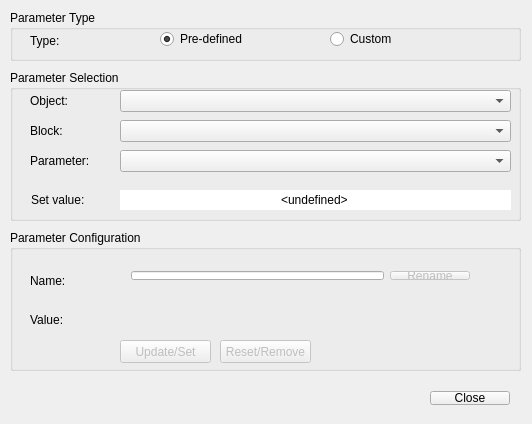
<?xml version="1.0" encoding="UTF-8"?>
<ui version="4.0">
 <class>ObjectParameterDialog</class>
 <widget class="QWidget" name="ObjectParameterDialog">
  <property name="geometry">
   <rect>
    <x>0</x>
    <y>0</y>
    <width>532</width>
    <height>424</height>
   </rect>
  </property>
  <property name="sizePolicy">
   <sizepolicy hsizetype="Fixed" vsizetype="Fixed">
    <horstretch>0</horstretch>
    <verstretch>0</verstretch>
   </sizepolicy>
  </property>
  <property name="minimumSize">
   <size>
    <width>532</width>
    <height>424</height>
   </size>
  </property>
  <property name="maximumSize">
   <size>
    <width>532</width>
    <height>424</height>
   </size>
  </property>
  <property name="windowTitle">
   <string>ObjectParameterDialog</string>
  </property>
  <widget class="QWidget" name="layoutWidget">
   <property name="geometry">
    <rect>
     <x>10</x>
     <y>380</y>
     <width>511</width>
     <height>36</height>
    </rect>
   </property>
   <layout class="QHBoxLayout" name="horizontalLayout">
    <property name="sizeConstraint">
     <enum>QLayout::SetDefaultConstraint</enum>
    </property>
    <item>
     <spacer name="horizontalSpacer">
      <property name="orientation">
       <enum>Qt::Horizontal</enum>
      </property>
      <property name="sizeHint" stdset="0">
       <size>
        <width>40</width>
        <height>20</height>
       </size>
      </property>
     </spacer>
    </item>
    <item>
     <widget class="QPushButton" name="pbClose">
      <property name="text">
       <string>Close</string>
      </property>
     </widget>
    </item>
   </layout>
  </widget>
  <widget class="QGroupBox" name="groupBox_2">
   <property name="geometry">
    <rect>
     <x>10</x>
     <y>230</y>
     <width>511</width>
     <height>141</height>
    </rect>
   </property>
   <property name="title">
    <string>Parameter Configuration</string>
   </property>
   <widget class="QWidget" name="horizontalLayoutWidget">
    <property name="geometry">
     <rect>
      <x>110</x>
      <y>70</y>
      <width>361</width>
      <height>31</height>
     </rect>
    </property>
    <layout class="QHBoxLayout" name="lEditParameter"/>
   </widget>
   <widget class="QLabel" name="label_2">
    <property name="geometry">
     <rect>
      <x>20</x>
      <y>80</y>
      <width>61</width>
      <height>20</height>
     </rect>
    </property>
    <property name="text">
     <string>Value:</string>
    </property>
   </widget>
   <widget class="QLabel" name="label_7">
    <property name="geometry">
     <rect>
      <x>20</x>
      <y>40</y>
      <width>61</width>
      <height>21</height>
     </rect>
    </property>
    <property name="text">
     <string>Name:</string>
    </property>
   </widget>
   <widget class="QPushButton" name="pbUpdate">
    <property name="enabled">
     <bool>false</bool>
    </property>
    <property name="geometry">
     <rect>
      <x>110</x>
      <y>110</y>
      <width>91</width>
      <height>23</height>
     </rect>
    </property>
    <property name="text">
     <string>Update/Set</string>
    </property>
   </widget>
   <widget class="QPushButton" name="pbReset">
    <property name="enabled">
     <bool>false</bool>
    </property>
    <property name="geometry">
     <rect>
      <x>210</x>
      <y>110</y>
      <width>91</width>
      <height>23</height>
     </rect>
    </property>
    <property name="text">
     <string>Reset/Remove</string>
    </property>
   </widget>
   <widget class="QWidget" name="horizontalLayoutWidget_2">
    <property name="geometry">
     <rect>
      <x>110</x>
      <y>30</y>
      <width>361</width>
      <height>31</height>
     </rect>
    </property>
    <layout class="QHBoxLayout" name="horizontalLayout_2">
     <item>
      <widget class="QLineEdit" name="leName">
       <property name="readOnly">
        <bool>true</bool>
       </property>
      </widget>
     </item>
     <item>
      <widget class="QPushButton" name="pbRename">
       <property name="enabled">
        <bool>false</bool>
       </property>
       <property name="text">
        <string>Rename</string>
       </property>
      </widget>
     </item>
    </layout>
   </widget>
  </widget>
  <widget class="QGroupBox" name="groupBox">
   <property name="geometry">
    <rect>
     <x>10</x>
     <y>70</y>
     <width>511</width>
     <height>151</height>
    </rect>
   </property>
   <property name="title">
    <string>Parameter Selection</string>
   </property>
   <widget class="QComboBox" name="cmbObject">
    <property name="geometry">
     <rect>
      <x>110</x>
      <y>20</y>
      <width>391</width>
      <height>22</height>
     </rect>
    </property>
   </widget>
   <widget class="QLabel" name="label_3">
    <property name="geometry">
     <rect>
      <x>20</x>
      <y>20</y>
      <width>61</width>
      <height>21</height>
     </rect>
    </property>
    <property name="text">
     <string>Object:</string>
    </property>
   </widget>
   <widget class="QLabel" name="label_4">
    <property name="geometry">
     <rect>
      <x>20</x>
      <y>80</y>
      <width>81</width>
      <height>21</height>
     </rect>
    </property>
    <property name="text">
     <string>Parameter:</string>
    </property>
   </widget>
   <widget class="QComboBox" name="cmbParameter">
    <property name="geometry">
     <rect>
      <x>110</x>
      <y>80</y>
      <width>391</width>
      <height>22</height>
     </rect>
    </property>
   </widget>
   <widget class="QComboBox" name="cmbBlock">
    <property name="geometry">
     <rect>
      <x>110</x>
      <y>50</y>
      <width>391</width>
      <height>22</height>
     </rect>
    </property>
   </widget>
   <widget class="QLabel" name="label_5">
    <property name="geometry">
     <rect>
      <x>20</x>
      <y>50</y>
      <width>61</width>
      <height>21</height>
     </rect>
    </property>
    <property name="text">
     <string>Block:</string>
    </property>
   </widget>
   <widget class="QLabel" name="label">
    <property name="geometry">
     <rect>
      <x>21</x>
      <y>120</y>
      <width>71</width>
      <height>20</height>
     </rect>
    </property>
    <property name="text">
     <string>Set value:</string>
    </property>
   </widget>
   <widget class="QLineEdit" name="leValue">
    <property name="geometry">
     <rect>
      <x>110</x>
      <y>120</y>
      <width>391</width>
      <height>20</height>
     </rect>
    </property>
    <property name="minimumSize">
     <size>
      <width>150</width>
      <height>0</height>
     </size>
    </property>
    <property name="maximumSize">
     <size>
      <width>16777215</width>
      <height>16777215</height>
     </size>
    </property>
    <property name="text">
     <string>&lt;undefined&gt;</string>
    </property>
    <property name="frame">
     <bool>false</bool>
    </property>
    <property name="alignment">
     <set>Qt::AlignCenter</set>
    </property>
    <property name="readOnly">
     <bool>true</bool>
    </property>
   </widget>
  </widget>
  <widget class="QGroupBox" name="groupBox_3">
   <property name="geometry">
    <rect>
     <x>10</x>
     <y>10</y>
     <width>511</width>
     <height>51</height>
    </rect>
   </property>
   <property name="title">
    <string>Parameter Type</string>
   </property>
   <widget class="QRadioButton" name="rdbParamType_2">
    <property name="enabled">
     <bool>true</bool>
    </property>
    <property name="geometry">
     <rect>
      <x>320</x>
      <y>20</y>
      <width>131</width>
      <height>18</height>
     </rect>
    </property>
    <property name="text">
     <string>Custom</string>
    </property>
   </widget>
   <widget class="QRadioButton" name="rdbParamType_1">
    <property name="enabled">
     <bool>true</bool>
    </property>
    <property name="geometry">
     <rect>
      <x>150</x>
      <y>20</y>
      <width>151</width>
      <height>18</height>
     </rect>
    </property>
    <property name="text">
     <string>Pre-defined</string>
    </property>
    <property name="checked">
     <bool>true</bool>
    </property>
   </widget>
   <widget class="QLabel" name="label_6">
    <property name="geometry">
     <rect>
      <x>20</x>
      <y>20</y>
      <width>61</width>
      <height>21</height>
     </rect>
    </property>
    <property name="text">
     <string>Type:</string>
    </property>
   </widget>
  </widget>
 </widget>
 <layoutdefault spacing="6" margin="11"/>
 <resources/>
 <connections/>
</ui>
